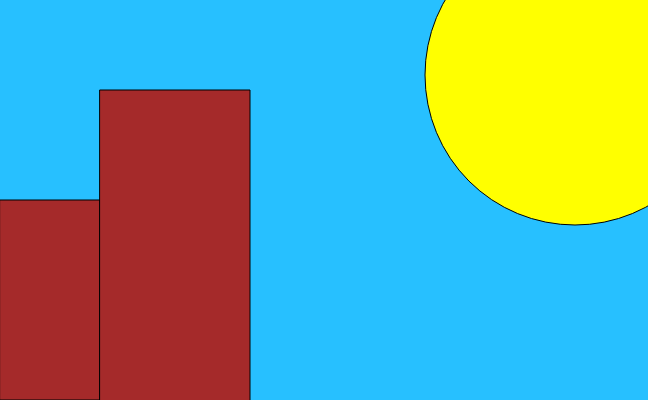
Frame 1 (no input)
Frame 60 (no input): identical to frame 1, image omitted
Frame 120 (the mouse pressed at the canvas centre since frame 60): identical to frame 1, image omitted

The p5.js sketch that drew this single still picture (run headless with seeded random() and noise() and a simulated clock; from frame 60 on, the mouse is pressed at the canvas centre):

// p5.js sketch
// ── sketch.js
function setup() {
    createCanvas(648, 400);
}
function draw() {
   background (39, 192, 255);
    
    var sbx = 100;
    
    
    fill ("brown");
    rect (0, 200, 100, 200);
    rect (sbx, 90, 150, 325); 
    
    fill ("yellow");
    ellipse (575, 75, 300);
}
